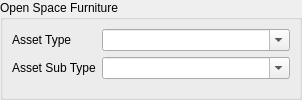
   <widget class="QWidget" name="Open_Space_Furniture_page">
    <layout class="QGridLayout" name="gridLayout_4">
     <property name="margin">
      <number>0</number>
     </property>
     <item row="0" column="0">
      <widget class="QGroupBox" name="Open_Space_Furniture_Group">
       <property name="enabled">
        <bool>true</bool>
       </property>
       <property name="title">
        <string>Open Space Furniture</string>
       </property>
       <property name="flat">
        <bool>true</bool>
       </property>
       <property name="checkable">
        <bool>false</bool>
       </property>
       <property name="checked">
        <bool>false</bool>
       </property>
       <layout class="QFormLayout" name="formLayout_3">
        <item row="0" column="0">
         <widget class="QLabel" name="label_59">
          <property name="text">
           <string>Asset Type</string>
          </property>
         </widget>
        </item>
        <item row="0" column="1">
         <widget class="QComboBox" name="OS_Asset_Type">
          <property name="editable">
           <bool>true</bool>
          </property>
          <item>
           <property name="text">
            <string/>
           </property>
          </item>
          <item>
           <property name="text">
            <string>Arch</string>
           </property>
          </item>
          <item>
           <property name="text">
            <string>Bike Rack</string>
           </property>
          </item>
          <item>
           <property name="text">
            <string>BBQ</string>
           </property>
          </item>
          <item>
           <property name="text">
            <string>Bollard</string>
           </property>
          </item>
          <item>
           <property name="text">
            <string>Drinking Fountain</string>
           </property>
          </item>
          <item>
           <property name="text">
            <string>Fence</string>
           </property>
          </item>
          <item>
           <property name="text">
            <string>Flag Pole</string>
           </property>
          </item>
          <item>
           <property name="text">
            <string>Picnic Table</string>
           </property>
          </item>
          <item>
           <property name="text">
            <string>Picnic Table / Shelter Combo</string>
           </property>
          </item>
          <item>
           <property name="text">
            <string>Seat</string>
           </property>
          </item>
          <item>
           <property name="text">
            <string>Shade Sail</string>
           </property>
          </item>
          <item>
           <property name="text">
            <string>Litter Bin</string>
           </property>
          </item>
          <item>
           <property name="text">
            <string>Shelter (not building)</string>
           </property>
          </item>
          <item>
           <property name="text">
            <string>Sports goal</string>
           </property>
          </item>
          <item>
           <property name="text">
            <string>Tree Guard</string>
           </property>
          </item>
         </widget>
        </item>
        <item row="1" column="0">
         <widget class="QLabel" name="label_60">
          <property name="text">
           <string>Asset Sub Type</string>
          </property>
         </widget>
        </item>
        <item row="1" column="1">
         <widget class="QComboBox" name="OS_Asset_Sub_Type">
          <property name="editable">
           <bool>true</bool>
          </property>
          <item>
           <property name="text">
            <string/>
           </property>
          </item>
          <item>
           <property name="text">
            <string>Hard roof</string>
           </property>
          </item>
          <item>
           <property name="text">
            <string>Shade Cloth</string>
           </property>
          </item>
          <item>
           <property name="text">
            <string>Wood Steel combo</string>
           </property>
          </item>
          <item>
           <property name="text">
            <string>All steel</string>
           </property>
          </item>
          <item>
           <property name="text">
            <string>aluminium</string>
           </property>
          </item>
          <item>
           <property name="text">
            <string>wood no back</string>
           </property>
          </item>
          <item>
           <property name="text">
            <string>wood steel no back</string>
           </property>
          </item>
          <item>
           <property name="text">
            <string>wood steel with back</string>
           </property>
          </item>
          <item>
           <property name="text">
            <string>aluminium with back</string>
           </property>
          </item>
          <item>
           <property name="text">
            <string>Electric - no shelter</string>
           </property>
          </item>
          <item>
           <property name="text">
            <string>Electric - shelter</string>
           </property>
          </item>
          <item>
           <property name="text">
            <string>Gas - no shelter</string>
           </property>
          </item>
          <item>
           <property name="text">
            <string>Gas - shelter</string>
           </property>
          </item>
          <item>
           <property name="text">
            <string>Wood - no shelter</string>
           </property>
          </item>
          <item>
           <property name="text">
            <string>Wood - shelter</string>
           </property>
          </item>
          <item>
           <property name="text">
            <string>240L wheelie bin</string>
           </property>
          </item>
          <item>
           <property name="text">
            <string>60L Heritage bin</string>
           </property>
          </item>
          <item>
           <property name="text">
            <string>Fire proof bin cover</string>
           </property>
          </item>
          <item>
           <property name="text">
            <string>60L Street Bins</string>
           </property>
          </item>
          <item>
           <property name="text">
            <string>collapsing</string>
           </property>
          </item>
          <item>
           <property name="text">
            <string>Netball</string>
           </property>
          </item>
          <item>
           <property name="text">
            <string>Basketball</string>
           </property>
          </item>
          <item>
           <property name="text">
            <string>Soccer</string>
           </property>
          </item>
          <item>
           <property name="text">
            <string>Football</string>
           </property>
          </item>
          <item>
           <property name="text">
            <string>Hockey</string>
           </property>
          </item>
          <item>
           <property name="text">
            <string>decorative steel</string>
           </property>
          </item>
          <item>
           <property name="text">
            <string>weld mesh steel</string>
           </property>
          </item>
          <item>
           <property name="text">
            <string>pool fencing</string>
           </property>
          </item>
         </widget>
        </item>
       </layout>
      </widget>
     </item>
    </layout>
   </widget>
